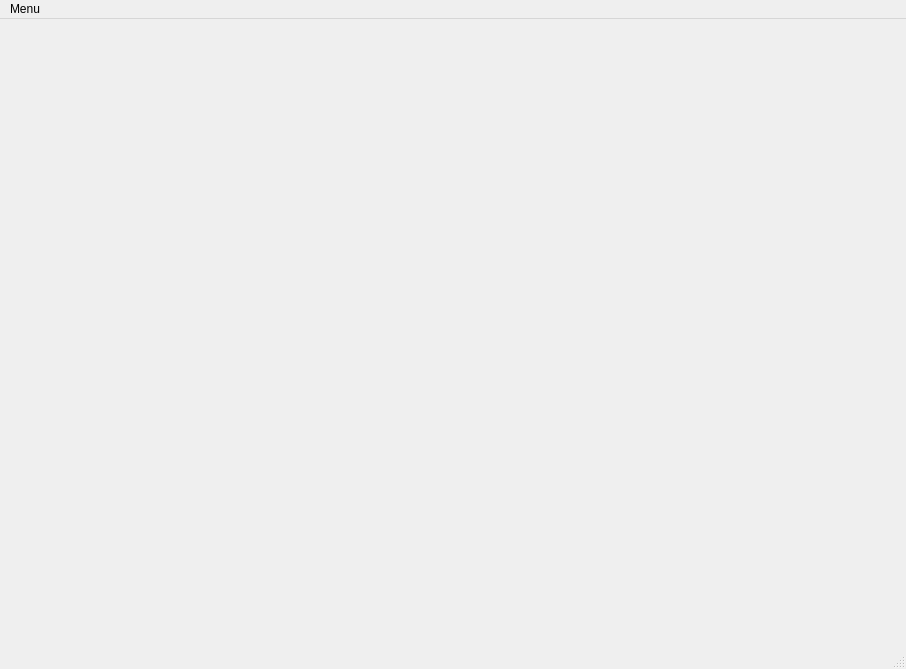
<?xml version="1.0" encoding="UTF-8"?>
<ui version="4.0">
 <class>MainWindow</class>
 <widget class="QMainWindow" name="MainWindow">
  <property name="geometry">
   <rect>
    <x>0</x>
    <y>0</y>
    <width>906</width>
    <height>669</height>
   </rect>
  </property>
  <property name="sizePolicy">
   <sizepolicy hsizetype="Expanding" vsizetype="Expanding">
    <horstretch>0</horstretch>
    <verstretch>0</verstretch>
   </sizepolicy>
  </property>
  <property name="windowTitle">
   <string>MainWindow</string>
  </property>
  <widget class="QWidget" name="centralwidget">
   <property name="sizePolicy">
    <sizepolicy hsizetype="Expanding" vsizetype="Expanding">
     <horstretch>0</horstretch>
     <verstretch>0</verstretch>
    </sizepolicy>
   </property>
   <property name="minimumSize">
    <size>
     <width>0</width>
     <height>0</height>
    </size>
   </property>
   <layout class="QGridLayout" name="gridLayout_4">
    <property name="sizeConstraint">
     <enum>QLayout::SizeConstraint::SetNoConstraint</enum>
    </property>
   </layout>
  </widget>
  <widget class="QMenuBar" name="menubar">
   <property name="geometry">
    <rect>
     <x>0</x>
     <y>0</y>
     <width>906</width>
     <height>23</height>
    </rect>
   </property>
   <widget class="QMenu" name="menuMenu">
    <property name="title">
     <string>Menu</string>
    </property>
    <addaction name="actionSave"/>
    <addaction name="actionLoad"/>
   </widget>
   <addaction name="menuMenu"/>
  </widget>
  <widget class="QStatusBar" name="statusbar"/>
  <action name="actionLoad">
   <property name="text">
    <string>&amp;Load</string>
   </property>
  </action>
  <action name="actionSave">
   <property name="text">
    <string>&amp;Save</string>
   </property>
  </action>
  <action name="actionClear">
   <property name="text">
    <string>&amp;Clear</string>
   </property>
  </action>
 </widget>
 <resources/>
 <connections/>
</ui>
